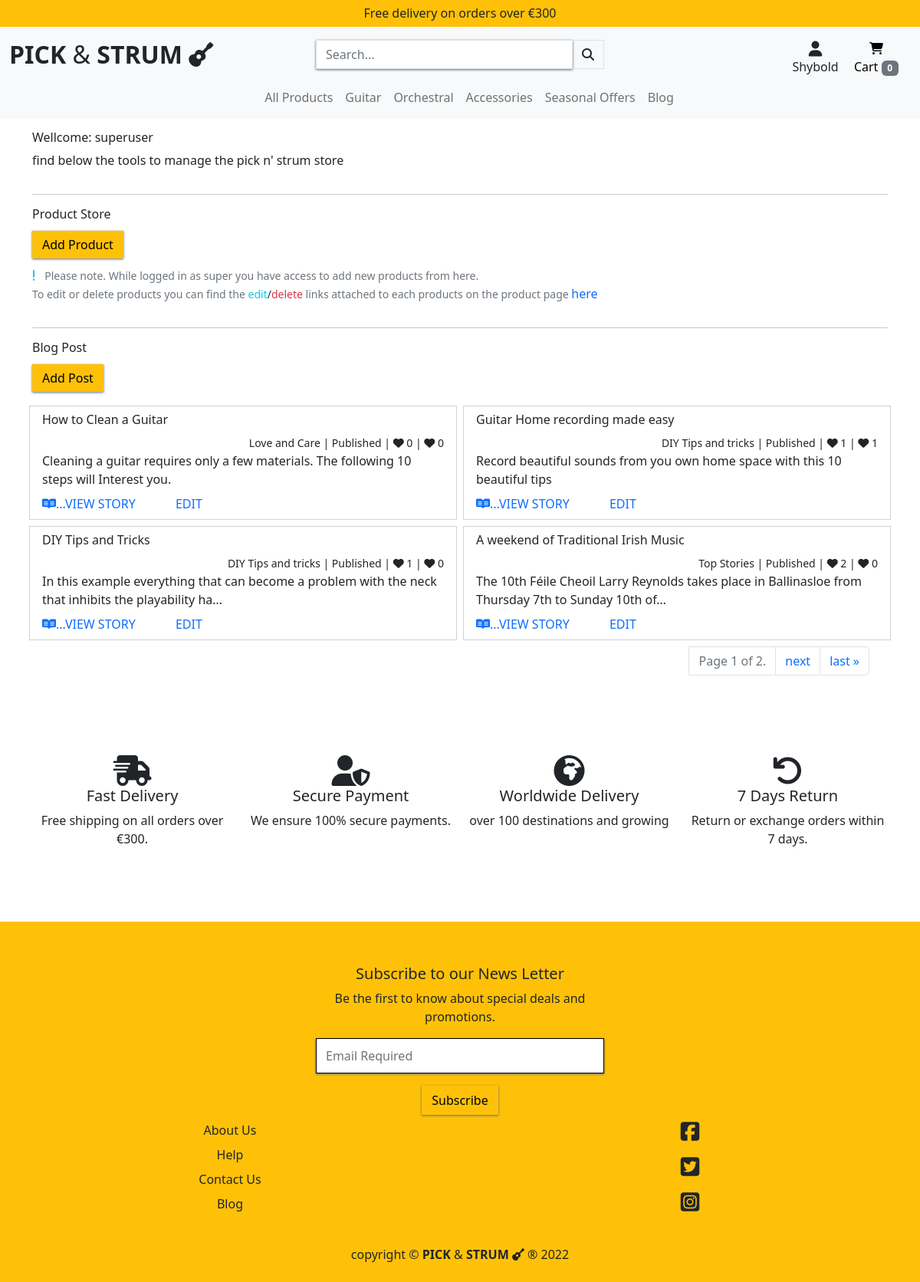
The page /management/ (signed in) on the database its author committed.
### blog/models.py (models this page shows, shortened)
class Post(models.Model):
    title = models.CharField(max_length=100, unique=True)
    slug = models.SlugField(max_length=100, unique=True)
    author = models.ForeignKey(
        User, null=True, on_delete=models.SET_NULL)
    updated_on = models.DateTimeField(auto_now=True)
    category = models.ForeignKey(
        PostCategory, null=True, on_delete=models.SET_NULL, related_name='post')
    content = models.TextField()
    featured_image = models.ImageField(null=True, blank=True)
    excerpt = models.TextField(blank=True)
    created_on = models.DateTimeField(auto_now_add=True)
    status = models.IntegerField(choices=STATUS, default=0)
    likes = models.ManyToManyField(
        User, related_name='story_likes', blank=True
        )
    dislikes = models.ManyToManyField(
        User, related_name='story_dislikes', blank=True
        )
    class Meta:
        ordering = ["-created_on"]
    def number_of_likes(self):
        return self.likes.count()
    def number_of_dislikes(self):
        return self.dislikes.count()

class PostCategory(models.Model):
    class Meta:
        verbose_name_plural = 'PostCategories'
    name = models.CharField(max_length=254)
    friendly_name = models.CharField(max_length=254, null=True, blank=True)

### management/views.py (the view)
# urls.py: path('', views.management, name='management'),
def management(request):
    paginator = Paginator(
        Post.objects.all().order_by("-created_on"), 4)
    page = request.GET.get('page')
    posts = paginator.get_page(page)
    context = {
        'posts': posts,
    }
    template_name = 'management/storekeep.html'
    return render(request, template_name, context)

### cart/contexts.py (called while the page is built, shortened)
def cart_contents(request):
    cart_items = []
    total = 0
    product_count = 0
    cart = request.session.get('cart', {})
    if total < settings.FREE_DELIVERY_THRESHOLD:
        delivery = total * Decimal(settings.STANDARD_DELIVERY_PERCENTAGE / 100)
        free_delivery_delta = settings.FREE_DELIVERY_THRESHOLD - total
    else:
        delivery = 0
        free_delivery_delta = 0
    grand_total = delivery + total
    context = {
        'cart_items': cart_items,
        'total': total,
        'product_count': product_count,
        'delivery': delivery,
        'free_delivery_delta': free_delivery_delta,
        'free_delivery_threshold': settings.FREE_DELIVERY_THRESHOLD,
        'grand_total': grand_total,
    }
    return context

### management/templates/management/storekeep.html (shortened to what this page needs)
{% extends "base.html" %}
{% load static %}
{% block page_header %}
<div class="container header-backspace">
</div>
{% endblock %}
{% block content %}
<div class="container">
    {% if request.user.is_superuser %}
    <div class="row">
        <div class="col-12">
            <h6>Wellcome: superuser</h6>
            <p>find below the tools to manage the pick n' strum store</p>
        </div>
    </div>
    <hr>
    <div class="row">
        <div class="col-12">
            <h6>Product Store</h6>
            <div class="my-3">
                <a href="#" class="fancy-btn text-decoration-none">Add Product</a>
            </div>
            <div>
                <p class="mt-2"><i class="fas fa-exclamation text-info pe-2"></i> <small class="text-muted">Please note.
                        While logged in as {{superuser}}super you have access to add
                        new products from here.</small><br>
                    <small><span class="text-muted">To edit or delete products you can find the</span>
                        <span><span class="text-info">edit</span>/<span class="text-danger">delete</span></span> <span
                            class="text-muted"> links attached to each products on the product
                            page</span> </small><a href="{% url 'products' %}" class="text-decoration-none">here</a>
                </p>
            </div>
        </div>
    </div>
    <hr>
    <div class="row">
        <div class="row m-o">
            <div class="col">
                <h6>Blog Post</h6>
                <div class="my-3">
                    <a href="#" class="fancy-btn text-decoration-none">Add Post</a>
                </div>
            </div>
        </div>
        <div class="row m-0 row-cols-1 row-cols-md-2 g-2">
        {% for post in posts %}
            <div class="col">
                <div class="card h-100 rounded-0">
                    <div class="card-body py-2">
                        <h6>{{ post.title }}</h6>
                            <div class="text-end">
                                <small>
                                    {% if post.status == 1%}
                                    {{ post.category.friendly_name }} | Published | <i class="fas fa-heart"></i><span>
                                        {{ post.number_of_likes }}</span> | <i class="fas fa-heart"></i><span>
                                        {{ post.number_of_dislikes }}</span>
                                    {% else %}
                                    {{ post.category }} | Draft
                                    {% endif %}
                                </small>
                            </div>
                        <p class="m-0">{{ post.excerpt|truncatechars:100 }}</p>
                    </div>
                    <div class="card-footer bg-white border-0 pt-0">
                        {% if post.status == 1 %}
                        <a href="{% url 'view_post' post.slug %}" class="text-decoration-none me-5"><i
                                class="fab fa-readme"></i>...VIEW STORY</a>
                        <a class="text-decoration-none" href="#">EDIT</a>
                        {% else %}
                        <a class="text-decoration-none" href="#"><i class="fas fa-edit"></i>...EDIT</a>
                        {% endif %}
                    </div>
                </div>
            </div>
        {% endfor %}
        </div>
        <div class="row my-2">
            <nav aria-label="Page navigation example">
                <ul class="pagination justify-content-end">
                    <span class="current">
                        <li class="page-item disabled"><a class="page-link text-responsive rounded-0" href="">Page
                                {{ posts.number }} of
                                {{ posts.paginator.num_pages }}.</a></li>
                    </span>
                    {% if posts.has_next %}
                    <li class="page-item"><a class="page-link text-responsive"
                            href="?page={{ posts.next_page_number }}">next</a></li>
                    <li class="page-item"><a class="page-link text-responsive"
                            href="?page={{ posts.paginator.num_pages }}">last &raquo;</a></li>
                    {% endif %}
                </ul>
            </nav>
        </div>
    </div>
    {% else %}
    <div class="row my-5">
        <div class="col text-center">
            <h4 class="text-danger">You do not have permission to be on this page</h4>
        </div>
    </div>
    {% endif %}
</div>
{% include 'includes/trust-stm.html' %}
{% endblock %}

### templates/base.html (shortened to what this page needs)
{% load static %}
<!DOCTYPE html>
<html lang="en">
  <head>
    {% block corecss %}
        <link href="https://cdn.jsdelivr.net/npm/bootstrap@5.2.1/dist/css/bootstrap.min.css" rel="stylesheet">
        <link rel="stylesheet" href="{% static 'css/base.css' %}">
    {% endblock %}
  </head>
  <body>
    <header class="container-fluid fixed-top">
        {% if not on_blog %}
        <div class="row bg-warning py-2">
            <div class="col text-center">
            <h6 class="m-0">Free delivery on orders over €{{ free_delivery_threshold }}</h6>
            </div>
        </div>
        {% endif %}
        <div class="row bg-light d-none d-lg-flex pt-2">
            <div class="col-12 col-lg-4 text-lg-start my-auto py-1 py-lg-0">
            <a href="{% url 'home' %}" class="navbar-brand fs-2">
                <span class="my-0"><strong>PICK </strong>&<strong> STRUM</strong> </span><i class="fas fa-guitar"></i>
            </a>
            </div>
            <div class="col-12 col-lg-4 my-auto py-1 py-lg-0">
            <form action="{% url 'products' %}" method="GET">
                <div class="input-group w-100">
                <input class="form-control border rounded-0" type="text" name="q" placeholder="Search...">
                <div class="input-group-append">
                    <button class="form-control btn border rounded-0" type="submit">
                    <span class="icon">
                        <i class="fas fa-search"></i>
                    </span>
                    </button>
                </div>
                </div>
            </form>
            </div>
            <div class="col-12 col-lg-4 my-auto py-1 py-lg-0">
            <ul class="list-inline list-unstyled text-center text-lg-end my-0 pt-2">
                <li class="list-inline-item dropdown me-3">
                <a class="nav-link" href="#" role="button" id="user-options" data-bs-toggle="dropdown"
                    aria-expanded="false">
                    <div class="text-center">
                    <div><i class="fas fa-user fa-lg"></i></div>
                    {% if request.user.is_authenticated %}
                        <p class="my-0">{{ user.username }}</p>
                    {% else %}
                        <p class="my-0">My Account</p>
                    {% endif %}
                    </div>
                </a>
                </li>
                <li class="list-inline-item me-3">
                <a class="{% if product_count %}text-info font-weight-bold{% else %}text-black{% endif %} nav-link" href="{% url 'view_cart' %}">
                    <div class="text-center">
                        <div><i class="fas fa-shopping-cart"></i></div>
                            {% if product_count %}
                                <p class="my-0">Cart <span class="badge text-bg-secondary">{{ product_count }}</span></p>
                            {% else %}
                                <p class="my-0">Cart <span class="badge text-bg-secondary">0</span></p>
                            {% endif %}
                    </div>
                </a>
                </li>
            </ul>
            </div>
        </div>
    <div class="row">
        <nav class="navbar navbar-expand-lg navbar-light bg-light w-100 p-2">
            {% include 'includes/main-nav.html' %}
        </nav>
    </div>
    </header>
    {% block page_header %}
    {% endblock %}
    {% block content %}
    {% endblock %}
  <footer class="container-fluid bg-warning text-center py-3">
        <div class="row mt-3 justify-content-center">
          <div class="col-12 col-lg-4"></div>
            <div class="col-12 col-md-6 col-lg-4">
                <div id="mc_embed_signup" class="mail-chimp-box">
                  <form
                    action="https://gmail.us14.list-manage.com/subscribe/post?u=2f7dbdbcc9a2cdb4acadbcbc5&amp;id=a6c7c4e7e1&amp;f_id=003a66e3f0"
                    method="post" id="mc-embedded-subscribe-form" name="mc-embedded-subscribe-form" class="validate pt-4"
                    target="_blank" novalidate>
                    <div id="mc_embed_signup_scroll">
                      <h5>Subscribe to our News Letter</h5>
                      <p>Be the first to know about special deals and promotions.  </p>
                      <div class="mc-field-group">
                        <input type="email" value="" name="EMAIL" class="required email form-control" id="mce-EMAIL" required placeholder="Email Required">
                      </div>
                      <div class="optionalParent">
                        <div class="clear foot">
                          <input type="submit" value="Subscribe" name="subscribe" id="mc-embedded-subscribe" class="btn button mt-3">
                        </div>
                      </div>
                    </div>
                  </form>
                </div>
          </div>
          <div class="col-12 col-lg-4"></div>
        </div>
    <div class="row">
        <div class="col-12 col-lg-6">
            <ul class="list-unstyled">
                <li><a class="nav-link pt-2" href="{% url 'about_us' %}">About Us</a></li>
                <li><a class="nav-link pt-2" href="">Help</a></li>
                <li><a class="nav-link pt-2" href="{% url 'contact_us' %}">Contact Us</a></li>
                <li><a class="nav-link pt-2" href="{% url 'blog_home' %}">Blog</a></li>
            </ul>
        </div>
        <div class="col-12 col-lg-6">
            <ul class="list-unstyled d-flex flex-lg-column justify-content-center">
                <li><a class="nav-link p-2" href=""><i class="fab fa-facebook-square fs-3"></i></a></li>
                <li><a class="nav-link p-2" href=""><i class="fab fa-twitter-square fs-3"></i></a></li>
                <li><a class="nav-link p-2" href=""><i class="fab fa-instagram-square fs-3"></i></a></li>
            </ul>
        </div>
    </div>
    <div class="row mt-2">
        <div class="col-12">
            <p class="my-2">copyright &#169; <span class="my-0"><strong>PICK </strong>&<strong> STRUM</strong> </span><i class="fas fa-guitar"></i> &reg; <span
                id="copy-right1"></span>
            </p>
        </div>
    </div>
  </footer>
  </body>
</html>

### static/css/base.css (style rules this page uses)
* { padding: 0; margin: 0; box-sizing: border-box; }
:root { --white: #fff; --light-grey: #ccc; --black: #000; }
.header-backspace { padding-top: 200px; }
input, .allauth-form-inner-content input, .mail-chimp-box input, .form-styling { box-sizing: border-box; border: 1px solid #000; border-radius: 0px; background-color: white; padding: 10px 12px; box-shadow: 0 1px 3px 0 #5d6977; -webkit-transition: box-shadow 150ms ease; transition: box-shadow 150ms ease; }
.allauth-form-inner-content button, .allauth-form-inner-content input[type='submit'], .mail-chimp-box input[type='submit'], .form-styling input[type='submit'], .fancy-btn { font-weight: 400; color: #000; text-align: center; vertical-align: middle; -webkit-user-select: none; -moz-user-select: none; -ms-user-select: none; user-select: none; background-color: #ffc107; ; border: 1px solid #ffc107; ; padding: .375rem .75rem; font-size: 1rem; line-height: 1.5; border-radius: 0; box-shadow: 0 1px 3px 0 #5d6977; -webkit-transition: box-shadow 150ms ease; transition: box-shadow 150ms ease; }
@media (min-width: 992px) { .header-backspace { padding-top: 170px; } }

### rows shown on the page
Post: title "How to Clean a Guitar", category.friendly_name "Love and Care", number_of_likes "0", number_of_dislikes "0", excerpt "Cleaning a guitar requires only a few materials. The following 10 steps will Interest you.", status 1 (drawn)
Post: title "Guitar Home recording made easy", category.friendly_name "DIY Tips and tricks", number_of_likes "1", number_of_dislikes "1", excerpt "Record beautiful sounds from you own home space with this 10 beautiful tips", status 1 (drawn)
Post: title "DIY Tips and Tricks", category.friendly_name "DIY Tips and tricks", number_of_likes "1", number_of_dislikes "0", excerpt "In this example everything that can become a problem with the neck that inhibits the playability ha…", status 1 (drawn)
Post: title "A weekend of Traditional Irish Music", category.friendly_name "Top Stories", number_of_likes "2", number_of_dislikes "0", excerpt "The 10th Féile Cheoil Larry Reynolds takes place in Ballinasloe from Thursday 7th to Sunday 10th of…", status 1 (drawn)

### other values the page prints
{{ free_delivery_threshold }} "300"
{{ user.username }} "Shybold"
{{ posts.number }} "1"
{{ posts.paginator.num_pages }} "2"
